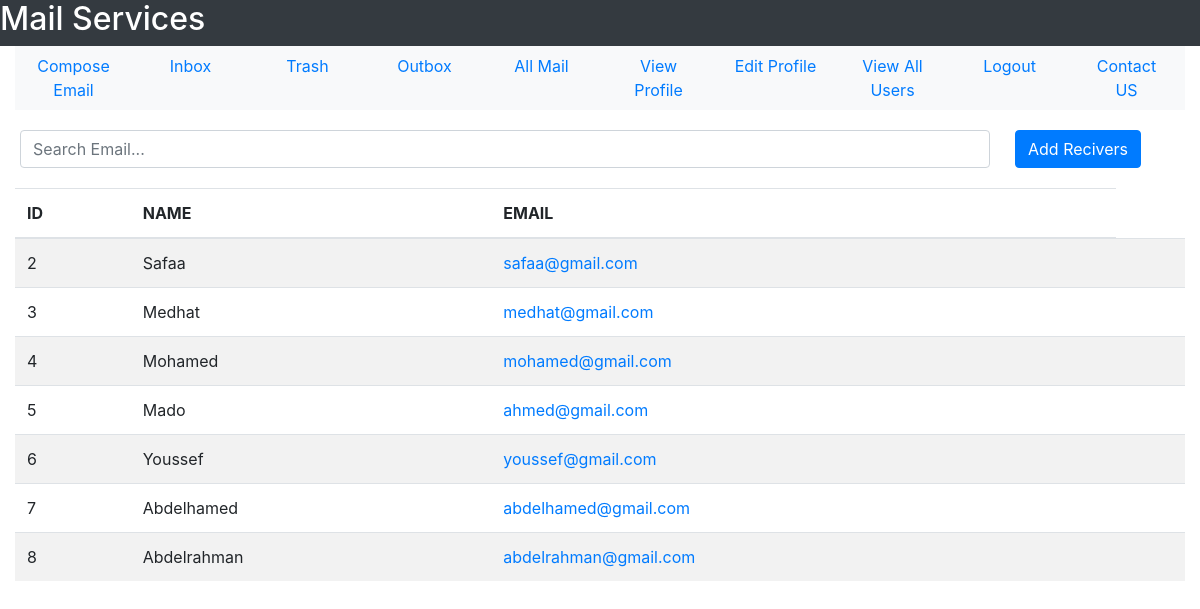
Screenshot of /All-Users (signed in) with the database file from the repository.
### tables this page shows
CREATE TABLE user(user_id INTEGER PRIMARY KEY, user_name TEXT NOT NULL, user_email TEXT NOT NULL, user_password TEXT  NOT NULL, user_gender TEXT NOT NULL, user_date_of_birth TEXT NOT NULL, user_city TEXT NOT NULL, user_country TEXT NOT NULL, user_contact INTEGER, user_account_creation_date TEXT NOT NULL, user_active INTEGER DEFAULT 0 CHECK(user_active == 1 OR user_active == 0), UNIQUE(user_email));

### User/User_Profile/user.py (the view)
@user_profile_bp.route('/All-Users')
def view_all_users():
    sqlite_connection = sqlite3.connect('Mail_DB.db')
    select_allusers_query = """SELECT user_id , user_name, user_email FROM user WHERE user_id != ?;"""
    allUsers = sqlite_connection.execute(select_allusers_query, (get_user_id(session["email"]),)).fetchall()
    sqlite_connection.close()
    return render_template("User_Profile/allUsers.html", allUsers = allUsers)

### User/User_Mail/user_mail.py (called while the page is built)
def get_user_id(user_email):
    sqlite_connection = sqlite3.connect('MAIL_DB.db')
    select_user_query = """SELECT user_id FROM user WHERE user_email = ?;"""
    select_user_query_data = (user_email,)
    user_record = sqlite_connection.execute(select_user_query, select_user_query_data)
    user_id = 0
    for data in user_record:
        user_id = data[0]
    sqlite_connection.close()
    return user_id

### User/User_Profile/templates/User_Profile/allUsers.html (shortened to what this page needs)
<!DOCTYPE html>
<html lang = "en">
    <head>
        <link rel="stylesheet" href="https://maxcdn.bootstrapcdn.com/bootstrap/4.5.2/css/bootstrap.min.css">
    </head>
    <body>
        <div class = "container-fluid">
        <div class = "row bg-dark text-white">
            <h2>Mail Services</h2>
        </div>
        <div>
            <ul class = "nav nav-justified bg-light">
                <li class = 'nav-item'>
                    <a href = "{{url_for('user_mail_bp.compose_email')}}" class = 'nav-link'>Compose Email</a>
                </li>
                <li class = 'nav-item'>
                    <a href = "{{url_for('user_mail_bp.see_inbox')}}" class = 'nav-link'>Inbox</a>
                </li>
                <li class = 'nav-item'>
                    <a href = "{{url_for('user_mail_bp.trash')}}" class = 'nav-link'>Trash</a>
                </li>
                <li class = 'nav-item'>
                    <a href = "{{url_for('user_mail_bp.see_outbox')}}" class = 'nav-link'>Outbox</a>
                </li>
                <li class = 'nav-item'>
                    <a href = "{{url_for('user_mail_bp.see_all_mail')}}" class = 'nav-link'>All Mail</a>
                </li>
                <li class = 'nav-item'>
                    <a href = "{{url_for('user_profile_bp.view_profile')}}" class = 'nav-link'>View Profile</a>
                </li>
                <li class = 'nav-item'>
                    <a href = "{{url_for('user_profile_bp.edit_profile_form')}}" class = 'nav-link'>Edit Profile</a>
                </li>
                <li class = 'nav-item'>
                    <a href = "{{url_for('user_profile_bp.view_all_users')}}" class = 'nav-link'>View All Users</a>
                </li>
                <li class = 'nav-item'>
                    <a href = "{{url_for('user_profile_bp.logout')}}" class = 'nav-link'>Logout</a>
                </li>
                <li class = 'nav-item'>
                    <a href = '#' class = 'nav-link'>Contact US</a>
                </li>
            </ul>
        </div>
        <div class = "row">
            <div class = "col-10">
                <input type = "text" class = "form-control" id = "userInput" placeholder = "Search Email..." style = "margin-top: 20px;margin-bottom: 20px;">
            </div>
            <div class = "col-2">
                <button class = "btn btn-primary" id = "addReceiversButton" style = "margin-top: 20px;">Add Recivers</button>
            </div>
        </div>
        <table class = "table table-striped">
            <thead>
            <tr>
                <th>ID</th>
                <th>NAME</th>
                <th>EMAIL</th>
            </tr>
            </thead>
            <tbody>
            {%for user in allUsers:%}
                <tr id = "row">
                    <td id = "userID">{{user[0]}}</td>
                    <td id = "userName">{{user[1]}}</td>
                    <td><a id = "userMail" href = "{{url_for('user_mail_bp.compose_to_email', user_mail = user[2])}}">{{user[2]}}</a></td>
                    <td><button class = "btn btn-primary btn-sm" id = "addBtns" style = "display: none;">Add</button></td>
                </tr>
            {%endfor%}
            </tbody>
        </table>
        <div>
        <table style = "height: 100px;">
            <tr>
                <td>
                </td>
                <td>
                </td>
                <td>
                </td>
                <td>
                </td>
                </tr>
        </table>
        </div>
        </div>
    </body>
    </html>

### User/User_Profile/templates/User_Profile/allUsers.html (style rules this page uses)
.form-control { margin: 5px; }

### rows the page displays
user: user_id "2", user_name "Safaa", user_email "safaa@gmail.com"
user: user_id "3", user_name "Medhat", user_email "medhat@gmail.com"
user: user_id "4", user_name "Mohamed", user_email "mohamed@gmail.com"
user: user_id "5", user_name "Mado", user_email "ahmed@gmail.com"
user: user_id "6", user_name "Youssef", user_email "youssef@gmail.com"
user: user_id "7", user_name "Abdelhamed", user_email "abdelhamed@gmail.com"
user: user_id "8", user_name "Abdelrahman", user_email "abdelrahman@gmail.com"
